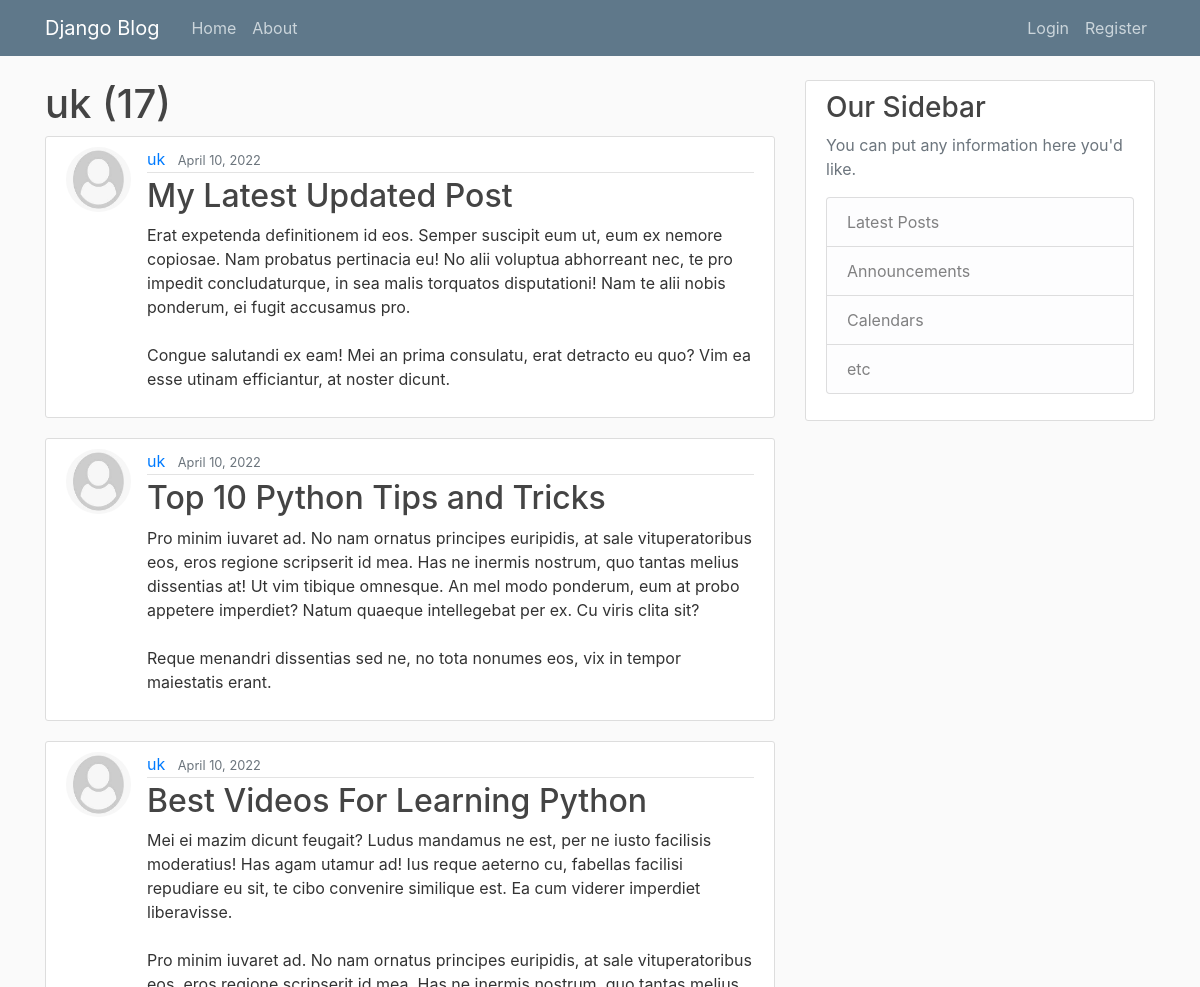
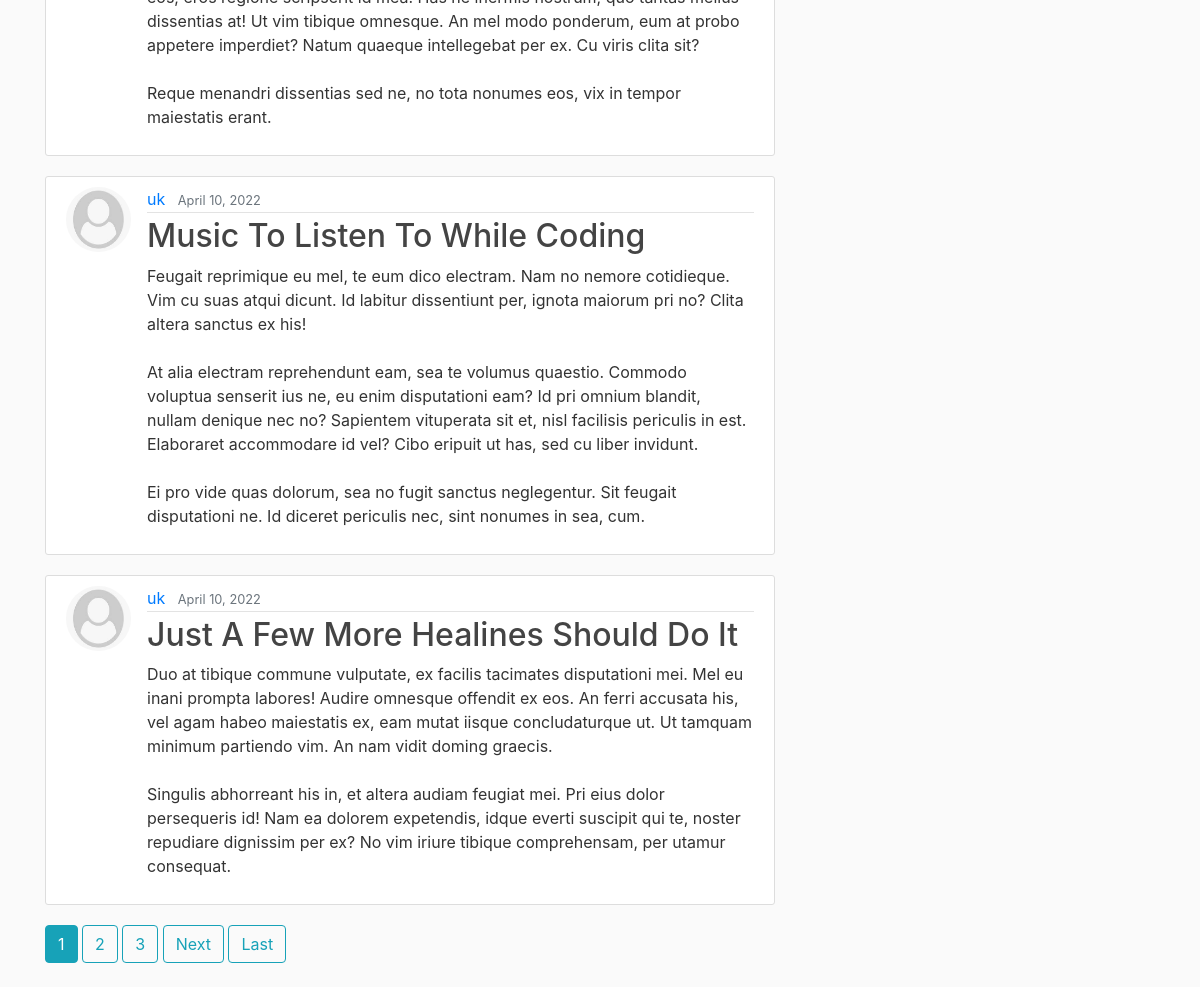
The page /user/uk/ on the database its author committed (2 pictures, top to bottom).
### blog/models.py (models this page shows, shortened)
class Post(models.Model):
    title = models.CharField(max_length=100)
    content = models.TextField()
    author = models.ForeignKey(User, on_delete=models.CASCADE)
    date_posted = models.DateTimeField(default=timezone.now)

### users/models.py (models this page shows, shortened)
class Profile(models.Model):
    user = models.OneToOneField(User, on_delete=models.CASCADE)
    img = models.ImageField(default='default.jpg', upload_to='profile_pics')

### blog/views.py (the view)
# urls.py: path('user/<str:username>/', UserPostListView.as_view(), name='user-posts'),
class UserPostListView(ListView):
    template_name = 'blog/user_posts.html'
    context_object_name = 'posts'
    paginate_by = 5
    def get_queryset(self):
        user = get_object_or_404(User, username = self.kwargs.get('username'))
        return Post.objects.filter(author=user).order_by('-date_posted')

### blog/templates/blog/user_posts.html (shortened to what this page needs)
{% extends 'blog/base.html' %}{% block content %}
<h1>{{view.kwargs.username}} ({{page_obj.paginator.count}})</h1>
{% for post in posts %}
<article class="media content-section">
    <img class="rounded-circle article-img" src="{{post.author.profile.img.url}}" alt="">
    <div class="media-body">
        <div class="article-metadata">
            <a class="mr-2" href="{% url 'user-posts' post.author.username %}">{{ post.author }}</a>
            <small class="text-muted">{{ post.date_posted | date:'F d, Y' }}</small>
        </div>
        <h2><a class="article-title" href="{% url 'post-detail' post.id %}">{{ post.title }}</a></h2>
        <p class="article-content">{{ post.content }}</p>
    </div>
</article>
{% endfor %}
{% if is_paginated %}
{% for num in page_obj.paginator.page_range %}
{% if num == page_obj.number %}
<a href="?page={{num}}" class="btn btn-info mb-4">{{num}}</a>
{% elif num > page_obj.number|add:'-3' and num < page_obj.number|add:'3' %}
<a href="?page={{num}}" class="btn btn-outline-info mb-4">{{num}}</a>
{% endif %}
{% endfor %}
{% if page_obj.has_next %}
    <a href="?page={{page_obj.next_page_number}}" class="btn btn-outline-info mb-4">Next</a>
    <a href="?page={{page_obj.paginator.num_pages}}" class="btn btn-outline-info mb-4">Last</a>
{% endif %}
{% endif %}
{% endblock content %}

### blog/static/blog/main.css (style rules this page uses)
body { background: #fafafa; color: #333333; margin-top: 5rem; }
h1, h2, h3, h4, h5, h6 { color: #444444; }
.content-section { background: #ffffff; padding: 10px 20px; border: 1px solid #dddddd; border-radius: 3px; margin-bottom: 20px; }
.article-title { color: #444444; }
.article-content { white-space: pre-line; }
.article-img { height: 65px; width: 65px; margin-right: 16px; }
.article-metadata { padding-bottom: 1px; margin-bottom: 4px; border-bottom: 1px solid #e3e3e3 }

### rows shown on the page
Post: author.profile.img (placeholder picture), author "uk", date_posted "April 10, 2022", title "My Latest Updated Post", content "Erat expetenda definitionem id eos. Semper suscipit eum ut, eum ex nemore copiosae. Nam probatus pertinacia eu! No alii voluptua abhorreant nec, te pro impedit concludaturque, in sea malis torquatos disputationi! Nam te alii nobis ponderum, ei fugit accusamus pro. Congue salutandi ex eam! Mei an prima consulatu, erat detracto eu quo? Vim ea esse utinam efficiantur, at noster dicunt."
Post: author.profile.img (placeholder picture), author "uk", date_posted "April 10, 2022", title "Top 10 Python Tips and Tricks", content "Pro minim iuvaret ad. No nam ornatus principes euripidis, at sale vituperatoribus eos, eros regione scripserit id mea. Has ne inermis nostrum, quo tantas melius dissentias at! Ut vim tibique omnesque. An mel modo ponderum, eum at probo appetere imperdiet? Natum quaeque intellegebat per ex. Cu viris clita sit? Reque menandri dissentias sed ne, no tota nonumes eos, vix in tempor maiestatis erant."
Post: author.profile.img (placeholder picture), author "uk", date_posted "April 10, 2022", title "Best Videos For Learning Python", content "Mei ei mazim dicunt feugait? Ludus mandamus ne est, per ne iusto facilisis moderatius! Has agam utamur ad! Ius reque aeterno cu, fabellas facilisi repudiare eu sit, te cibo convenire similique est. Ea cum viderer imperdiet liberavisse. Pro minim iuvaret ad. No nam ornatus principes euripidis, at sale vituperatoribus eos, eros regione scripserit id mea. Has ne inermis nostrum, quo tantas melius dissentias at! Ut vim tibique omnesque. An mel modo ponderum, eum at probo appetere imperdiet? Natum quaeque intellegebat per ex. Cu viris clita sit? Reque menandri dissentias sed ne, no tota nonumes eos, vix in tempor maiestatis erant."
Post: author.profile.img (placeholder picture), author "uk", date_posted "April 10, 2022", title "Music To Listen To While Coding", content "Feugait reprimique eu mel, te eum dico electram. Nam no nemore cotidieque. Vim cu suas atqui dicunt. Id labitur dissentiunt per, ignota maiorum pri no? Clita altera sanctus ex his! At alia electram reprehendunt eam, sea te volumus quaestio. Commodo voluptua senserit ius ne, eu enim disputationi eam? Id pri omnium blandit, nullam denique nec no? Sapientem vituperata sit et, nisl facilisis periculis in est. Elaboraret accommodare id vel? Cibo eripuit ut has, sed cu liber invidunt. Ei pro vide quas dolorum, sea no fugit sanctus neglegentur. Sit feugait disputationi ne. Id diceret periculis nec, sint nonumes in sea, cum."
Post: author.profile.img (placeholder picture), author "uk", date_posted "April 10, 2022", title "Just A Few More Healines Should Do It", content "Duo at tibique commune vulputate, ex facilis tacimates disputationi mei. Mel eu inani prompta labores! Audire omnesque offendit ex eos. An ferri accusata his, vel agam habeo maiestatis ex, eam mutat iisque concludaturque ut. Ut tamquam minimum partiendo vim. An nam vidit doming graecis. Singulis abhorreant his in, et altera audiam feugiat mei. Pri eius dolor persequeris id! Nam ea dolorem expetendis, idque everti suscipit qui te, noster repudiare dignissim per ex? No vim iriure tibique comprehensam, per utamur consequat."

### other values the page prints
{{ view.kwargs.username }} "uk"
{{ page_obj.paginator.count }} "17"
{{ num }} "1"
{{ num }} "2" "3"
